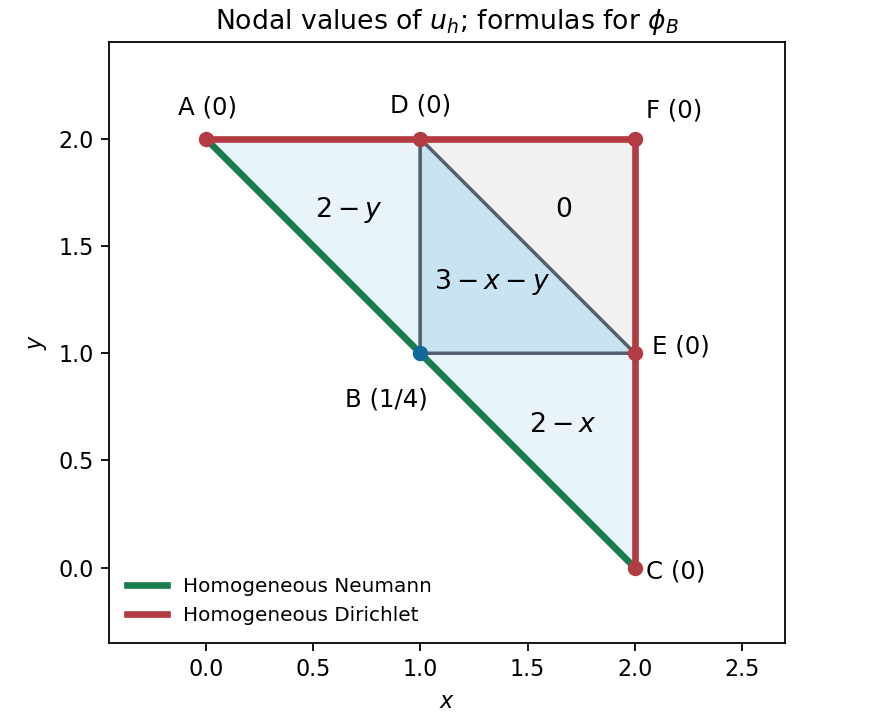

Reproduce this figure in Python.
"""Generate 2007-four-triangle-mesh.png in CWD; Python 3.14, NumPy, Matplotlib."""
import numpy as np
import matplotlib
matplotlib.use("Agg")
import matplotlib.pyplot as plt
from matplotlib.collections import PolyCollection
pts=np.array([[0,2],[1,1],[2,0],[1,2],[2,1],[2,2]],float)
cells=[[0,1,3],[1,2,4],[1,3,4],[3,4,5]]
fig,ax=plt.subplots(figsize=(5.5,4.5),facecolor="white",layout="constrained")
ax.add_collection(PolyCollection([pts[c]for c in cells],facecolors=["#e9f3fa","#e9f3fa","#c8e3f2","#f1f1f1"],edgecolors="#52606d",lw=1.5))
ax.plot([0,2],[2,0],color="#197c4d",lw=3,label="Homogeneous Neumann")
ax.plot([0,2,2],[2,2,0],color="#b23c41",lw=3,label="Homogeneous Dirichlet")
offsets=[(-.13,.11),(-.35,-.25),(.05,-.05),(-.14,.12),(.08,0),(.05,.1)]
for i,(q,d)in enumerate(zip(pts,offsets)):
 ax.scatter(*q,color="#b23c41"if i!=1 else"#12679b",s=35,zorder=5)
 ax.text(*(q+d),f"{'ABCDEF'[i]} ({'1/4'if i==1 else'0'})",fontsize=11)
for cell,label in zip(cells,["$2-y$","$2-x$","$3-x-y$","$0$"]):
 q=pts[cell].mean(axis=0);ax.text(*q,label,ha="center",va="center",fontsize=12)
ax.set(xlim=(-.45,2.7),ylim=(-.35,2.45),aspect="equal",xlabel="$x$",ylabel="$y$",title=r"Nodal values of $u_h$; formulas for $\phi_B$")
ax.legend(loc="lower left",frameon=False,fontsize=9)
fig.savefig("2007-four-triangle-mesh.png",dpi=160,facecolor="white")
